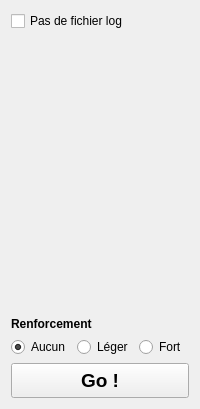
       <widget class="QWidget" name="mosa_panel">
        <layout class="QVBoxLayout" name="verticalLayout_8">
         <item>
          <widget class="QCheckBox" name="mosa_nolog_chk">
           <property name="text">
            <string>Pas de fichier log</string>
           </property>
          </widget>
         </item>
         <item>
          <spacer name="verticalSpacer">
           <property name="orientation">
            <enum>Qt::Orientation::Vertical</enum>
           </property>
           <property name="sizeHint" stdset="0">
            <size>
             <width>20</width>
             <height>280</height>
            </size>
           </property>
          </spacer>
         </item>
         <item>
          <widget class="QLabel" name="label">
           <property name="font">
            <font>
             <bold>true</bold>
            </font>
           </property>
           <property name="text">
            <string>Renforcement</string>
           </property>
          </widget>
         </item>
         <item>
          <layout class="QGridLayout" name="gridLayout_2">
           <item row="0" column="0">
            <widget class="QRadioButton" name="mosa_sharpnone_radio">
             <property name="text">
              <string>Aucun</string>
             </property>
             <property name="checked">
              <bool>true</bool>
             </property>
             <attribute name="buttonGroup">
              <string notr="true">buttonGroup</string>
             </attribute>
            </widget>
           </item>
           <item row="0" column="1">
            <widget class="QRadioButton" name="mosa_sharplow_radio">
             <property name="text">
              <string>Léger</string>
             </property>
             <property name="checked">
              <bool>false</bool>
             </property>
             <attribute name="buttonGroup">
              <string notr="true">buttonGroup</string>
             </attribute>
            </widget>
           </item>
           <item row="0" column="2">
            <widget class="QRadioButton" name="mosa_sharphigh_radio">
             <property name="text">
              <string>Fort</string>
             </property>
             <attribute name="buttonGroup">
              <string notr="true">buttonGroup</string>
             </attribute>
            </widget>
           </item>
          </layout>
         </item>
         <item>
          <widget class="QPushButton" name="run_mosa_btn">
           <property name="minimumSize">
            <size>
             <width>0</width>
             <height>35</height>
            </size>
           </property>
           <property name="font">
            <font>
             <pointsize>14</pointsize>
             <bold>true</bold>
            </font>
           </property>
           <property name="text">
            <string>Go !</string>
           </property>
          </widget>
         </item>
        </layout>
       </widget>
